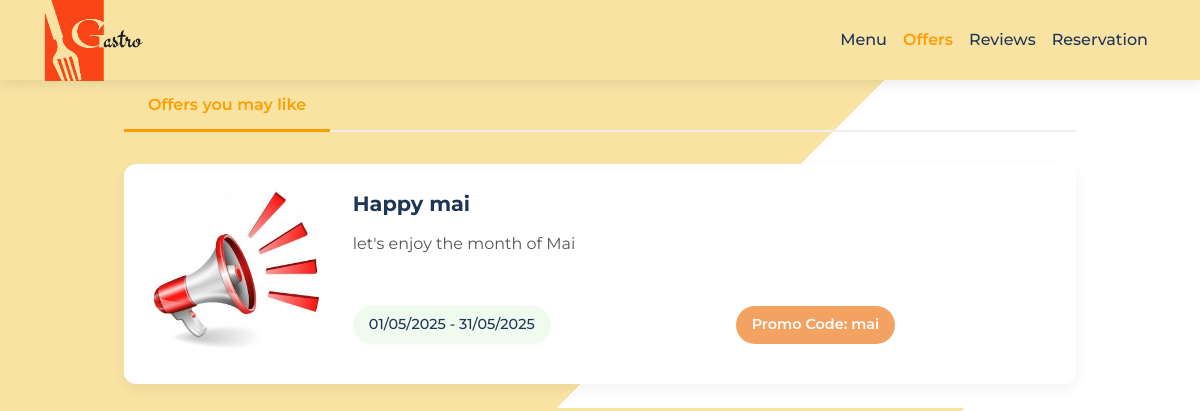
The app's page /offers/client-offers/ (signed in), older data.
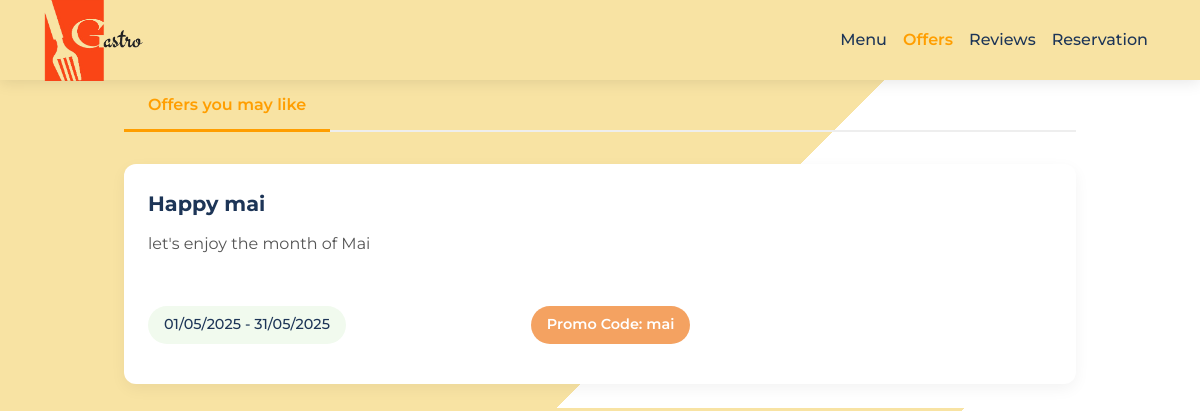
The same page, newer data.
### offers/models.py (models this page shows, shortened)
class Offer(models.Model):
    title = models.CharField(max_length=100)
    description = models.TextField()
    start_date = models.DateField()
    end_date = models.DateField()
    discount = models.FloatField()
    code = models.CharField(max_length=50, unique=True)
    uses = models.PositiveIntegerField(default=0)
    image = models.ImageField(upload_to='offers_images/', blank=True, null=True)
    @property
    def status(self):
        today = timezone.now().date()
        if today < self.start_date:
            return OfferStatus.UPCOMING
        elif self.start_date <= today <= self.end_date:
            return OfferStatus.ACTIVE
        else:
            return OfferStatus.EXPIRED

### offers/views.py (the view)
# urls.py: path('client-offers/', views.client_offer_list, name='client_offers'),
def client_offer_list(request):
    today = timezone.now().date()
    offers = Offer.objects.all()
    active_offers = [o for o in offers if o.status == OfferStatus.ACTIVE]
    return render(request, 'client/offers.html', {'active_offers': active_offers})

### templates/client/offers.html (shortened to what this page needs)
<!DOCTYPE html>
{% load static %}
<html lang="fr">
<head>
    <link href="https://cdn.jsdelivr.net/npm/bootstrap@5.3.2/dist/css/bootstrap.min.css" rel="stylesheet">
    <link rel="stylesheet" href="{% static 'styles/client/offers.css' %}">
</head>
<body>
    <nav class="navbar navbar-expand-lg">
        <div class="container">
            <a class="navbar-brand" href="{% url 'landing_page' %}"><img src="{% static 'images/GASTRO_LINK-.png'  %}" alt="GastroLink" class="logo"></a>
            <div class="collapse navbar-collapse" id="navbarNav">
                <ul class="navbar-nav ms-auto">
                    <li class="nav-item"><a class="nav-link" href="{% url 'order' %}">Menu</a></li>
                    <li class="nav-item"><a class="nav-link active" href="{% url 'client_offers' %}">Offers</a></li>
                    <li class="nav-item"><a class="nav-link" href="{% url 'review_list' %}">Reviews</a></li>
                    <li class="nav-item"><a class="nav-link" href="{% url 'create_reservation' %}">Reservation</a></li>
                </ul>
            </div>
        </div>
    </nav>
    <div class="offers-container">
        <div class="offers-filter">
            <div class="filter-tab active">Offers you may like</div>
        </div>
        {% if active_offers %}
            {% for offer in active_offers %}
            <div class="offer-card">
                {% if offer.image %}
                        {% if offer.image %}
                        <img src="{{ offer.image.url }}" class="offer-image" alt="{{ offer.title }}">
                        {% else %}
                        <img src="{% static 'images/default.jpg' %}" class="offer-image" alt="Default Offer Image">
                        {% endif %}
                {% endif %}
                <div class="offer-content">
                    <div class="offer-title">{{ offer.title }}</div>
                    <div class="offer-description">{{ offer.description }}</div>
                    <div class="offer-details">
                        <div class="offer-period">
                            {{ offer.start_date|date:"d/m/Y" }} - {{ offer.end_date|date:"d/m/Y" }}
                        </div>
                        <div class="promo-code">Promo Code: {{ offer.code }}</div>
                    </div>
                </div>
            </div>
            {% endfor %}
        {% else %}
            <p class="text-center mt-4">No active offers at the moment. Please check back later!</p>
        {% endif %}
    </div>
</body>
</html>

Row changes from the older to the newer data that the page shows:
changed Offer "Happy mai": image: picture removed
